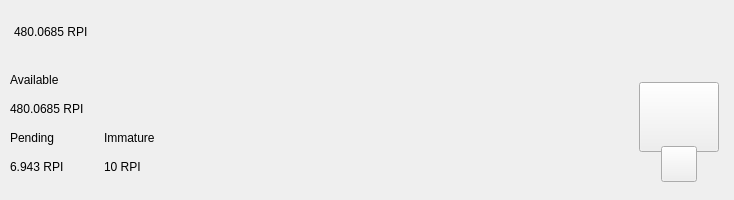
<?xml version="1.0" encoding="UTF-8"?>
<ui version="4.0">
 <class>TopBar</class>
 <widget class="QWidget" name="TopBar">
  <property name="geometry">
   <rect>
    <x>0</x>
    <y>0</y>
    <width>734</width>
    <height>200</height>
   </rect>
  </property>
  <property name="minimumSize">
   <size>
    <width>0</width>
    <height>200</height>
   </size>
  </property>
  <property name="maximumSize">
   <size>
    <width>16777215</width>
    <height>200</height>
   </size>
  </property>
  <property name="windowTitle">
   <string>Form</string>
  </property>
  <layout class="QVBoxLayout" name="verticalLayout_10" stretch="0">
   <property name="spacing">
    <number>0</number>
   </property>
   <property name="leftMargin">
    <number>0</number>
   </property>
   <property name="topMargin">
    <number>0</number>
   </property>
   <property name="rightMargin">
    <number>0</number>
   </property>
   <property name="bottomMargin">
    <number>0</number>
   </property>
   <item>
    <widget class="PFBorderImage" name="containerTop">
     <layout class="QVBoxLayout" name="verticalLayout_11">
      <property name="spacing">
       <number>0</number>
      </property>
      <property name="leftMargin">
       <number>0</number>
      </property>
      <property name="topMargin">
       <number>0</number>
      </property>
      <property name="rightMargin">
       <number>0</number>
      </property>
      <property name="bottomMargin">
       <number>0</number>
      </property>
      <item>
       <widget class="QWidget" name="top_container_2" native="true">
        <property name="minimumSize">
         <size>
          <width>0</width>
          <height>65</height>
         </size>
        </property>
        <layout class="QHBoxLayout" name="top_container">
         <property name="spacing">
          <number>0</number>
         </property>
         <property name="leftMargin">
          <number>14</number>
         </property>
         <property name="topMargin">
          <number>0</number>
         </property>
         <property name="rightMargin">
          <number>14</number>
         </property>
         <property name="bottomMargin">
          <number>0</number>
         </property>
         <item alignment="Qt::AlignVCenter">
          <widget class="QWidget" name="widgetTopAmount" native="true">
           <property name="sizePolicy">
            <sizepolicy hsizetype="Preferred" vsizetype="Maximum">
             <horstretch>0</horstretch>
             <verstretch>0</verstretch>
            </sizepolicy>
           </property>
           <layout class="QHBoxLayout" name="horizontalLayout_5">
            <property name="spacing">
             <number>0</number>
            </property>
            <property name="leftMargin">
             <number>0</number>
            </property>
            <property name="topMargin">
             <number>0</number>
            </property>
            <property name="rightMargin">
             <number>0</number>
            </property>
            <property name="bottomMargin">
             <number>0</number>
            </property>
            <item alignment="Qt::AlignTop">
             <widget class="QLabel" name="labelAmountTopRpi">
              <property name="minimumSize">
               <size>
                <width>0</width>
                <height>36</height>
               </size>
              </property>
              <property name="styleSheet">
               <string notr="true">padding:0px;margin:0px;</string>
              </property>
              <property name="text">
               <string notr="true">480.0685 RPI</string>
              </property>
             </widget>
            </item>
           </layout>
          </widget>
         </item>
         <item>
          <spacer name="horizontalSpacer">
           <property name="orientation">
            <enum>Qt::Horizontal</enum>
           </property>
           <property name="sizeHint" stdset="0">
            <size>
             <width>40</width>
             <height>20</height>
            </size>
           </property>
          </spacer>
         </item>
         <item>
          <layout class="QHBoxLayout" name="horizontalLayout_4">
           <property name="spacing">
            <number>12</number>
           </property>
           <property name="rightMargin">
            <number>0</number>
           </property>
           <item alignment="Qt::AlignRight">
            <widget class="QWidget" name="layoutSync" native="true">
             <property name="minimumSize">
              <size>
               <width>0</width>
               <height>36</height>
              </size>
             </property>
             <property name="maximumSize">
              <size>
               <width>16777215</width>
               <height>36</height>
              </size>
             </property>
             <layout class="QVBoxLayout" name="verticalLayout_9">
              <property name="leftMargin">
               <number>0</number>
              </property>
              <property name="topMargin">
               <number>0</number>
              </property>
              <property name="rightMargin">
               <number>0</number>
              </property>
              <property name="bottomMargin">
               <number>0</number>
              </property>
              <item>
               <widget class="ExpandableButton" name="pushButtonSync" native="true">
                <property name="minimumSize">
                 <size>
                  <width>36</width>
                  <height>36</height>
                 </size>
                </property>
                <property name="maximumSize">
                 <size>
                  <width>16777215</width>
                  <height>36</height>
                 </size>
                </property>
               </widget>
              </item>
             </layout>
            </widget>
           </item>
           <item>
            <widget class="ExpandableButton" name="pushButtonHDUpgrade" native="true">
             <property name="minimumSize">
              <size>
               <width>36</width>
               <height>36</height>
              </size>
             </property>
            </widget>
           </item>
           <item>
            <widget class="ExpandableButton" name="pushButtonStack" native="true">
             <property name="minimumSize">
              <size>
               <width>36</width>
               <height>36</height>
              </size>
             </property>
            </widget>
           </item>
           <item>
            <widget class="ExpandableButton" name="pushButtonColdStaking" native="true">
             <property name="minimumSize">
              <size>
               <width>36</width>
               <height>36</height>
              </size>
             </property>
            </widget>
           </item>
           <item>
            <widget class="ExpandableButton" name="pushButtonConnection" native="true">
             <property name="minimumSize">
              <size>
               <width>36</width>
               <height>36</height>
              </size>
             </property>
            </widget>
           </item>
           <item>
            <widget class="ExpandableButton" name="pushButtonTor" native="true">
             <property name="minimumSize">
              <size>
               <width>36</width>
               <height>36</height>
              </size>
             </property>
            </widget>
           </item>
           <item>
            <widget class="ExpandableButton" name="pushButtonLock" native="true">
             <property name="sizePolicy">
              <sizepolicy hsizetype="Expanding" vsizetype="Expanding">
               <horstretch>0</horstretch>
               <verstretch>0</verstretch>
              </sizepolicy>
             </property>
             <property name="minimumSize">
              <size>
               <width>36</width>
               <height>0</height>
              </size>
             </property>
            </widget>
           </item>
           <item>
            <widget class="ExpandableButton" name="pushButtonTheme" native="true">
             <property name="minimumSize">
              <size>
               <width>36</width>
               <height>36</height>
              </size>
             </property>
             <property name="maximumSize">
              <size>
               <width>16777215</width>
               <height>36</height>
              </size>
             </property>
            </widget>
           </item>
           <item>
            <widget class="ExpandableButton" name="pushButtonFAQ" native="true">
             <property name="minimumSize">
              <size>
               <width>36</width>
               <height>36</height>
              </size>
             </property>
            </widget>
           </item>
          </layout>
         </item>
        </layout>
       </widget>
      </item>
      <item>
       <widget class="QWidget" name="bottom_container" native="true">
        <property name="minimumSize">
         <size>
          <width>0</width>
          <height>135</height>
         </size>
        </property>
        <layout class="QHBoxLayout" name="botton_container">
         <property name="leftMargin">
          <number>10</number>
         </property>
         <property name="topMargin">
          <number>0</number>
         </property>
         <property name="rightMargin">
          <number>10</number>
         </property>
         <property name="bottomMargin">
          <number>10</number>
         </property>
         <item>
          <layout class="QHBoxLayout" name="horizontalLayout_3">
           <property name="bottomMargin">
            <number>9</number>
           </property>
           <item>
            <layout class="QVBoxLayout" name="verticalLayout_7">
             <property name="spacing">
              <number>0</number>
             </property>
             <property name="leftMargin">
              <number>0</number>
             </property>
             <property name="rightMargin">
              <number>30</number>
             </property>
             <item>
              <layout class="QVBoxLayout" name="verticalLayout_2">
               <item>
                <widget class="QLabel" name="labelTitle1">
                 <property name="text">
                  <string>Available</string>
                 </property>
                </widget>
               </item>
               <item>
                <widget class="QLabel" name="labelAmountRpi">
                 <property name="text">
                  <string notr="true">480.0685 RPI</string>
                 </property>
                </widget>
               </item>
              </layout>
             </item>
             <item>
              <layout class="QHBoxLayout" name="horizontalLayout_2">
               <property name="spacing">
                <number>0</number>
               </property>
               <item>
                <layout class="QVBoxLayout" name="verticalLayout_3">
                 <item>
                  <widget class="QLabel" name="labelTitle3">
                   <property name="text">
                    <string>Pending</string>
                   </property>
                  </widget>
                 </item>
                 <item>
                  <widget class="QLabel" name="labelPendingRpi">
                   <property name="text">
                    <string notr="true">6.943 RPI</string>
                   </property>
                  </widget>
                 </item>
                </layout>
               </item>
               <item>
                <spacer name="horizontalSpacer_3">
                 <property name="orientation">
                  <enum>Qt::Horizontal</enum>
                 </property>
                 <property name="sizeType">
                  <enum>QSizePolicy::Fixed</enum>
                 </property>
                 <property name="sizeHint" stdset="0">
                  <size>
                   <width>40</width>
                   <height>20</height>
                  </size>
                 </property>
                </spacer>
               </item>
               <item>
                <layout class="QVBoxLayout" name="verticalLayout_4">
                 <item>
                  <widget class="QLabel" name="labelTitle4">
                   <property name="text">
                    <string>Immature</string>
                   </property>
                  </widget>
                 </item>
                 <item>
                  <widget class="QLabel" name="labelImmatureRpi">
                   <property name="text">
                    <string notr="true">10 RPI</string>
                   </property>
                  </widget>
                 </item>
                </layout>
               </item>
              </layout>
             </item>
            </layout>
           </item>
          </layout>
         </item>
         <item>
          <spacer name="horizontalSpacer_2">
           <property name="orientation">
            <enum>Qt::Horizontal</enum>
           </property>
           <property name="sizeHint" stdset="0">
            <size>
             <width>40</width>
             <height>20</height>
            </size>
           </property>
          </spacer>
         </item>
         <item alignment="Qt::AlignHCenter|Qt::AlignVCenter">
          <widget class="QWidget" name="qrContainer" native="true">
           <property name="sizePolicy">
            <sizepolicy hsizetype="Preferred" vsizetype="Minimum">
             <horstretch>0</horstretch>
             <verstretch>0</verstretch>
            </sizepolicy>
           </property>
           <property name="minimumSize">
            <size>
             <width>90</width>
             <height>110</height>
            </size>
           </property>
           <property name="maximumSize">
            <size>
             <width>90</width>
             <height>110</height>
            </size>
           </property>
           <layout class="QVBoxLayout" name="containerQR">
            <property name="spacing">
             <number>0</number>
            </property>
            <property name="leftMargin">
             <number>5</number>
            </property>
            <property name="topMargin">
             <number>10</number>
            </property>
            <property name="rightMargin">
             <number>5</number>
            </property>
            <property name="bottomMargin">
             <number>0</number>
            </property>
            <item>
             <widget class="QPushButton" name="btnQr">
              <property name="minimumSize">
               <size>
                <width>70</width>
                <height>70</height>
               </size>
              </property>
              <property name="maximumSize">
               <size>
                <width>16777215</width>
                <height>70</height>
               </size>
              </property>
              <property name="focusPolicy">
               <enum>Qt::NoFocus</enum>
              </property>
              <property name="text">
               <string/>
              </property>
              <property name="iconSize">
               <size>
                <width>70</width>
                <height>70</height>
               </size>
              </property>
             </widget>
            </item>
            <item>
             <spacer name="verticalSpacer">
              <property name="orientation">
               <enum>Qt::Vertical</enum>
              </property>
              <property name="sizeType">
               <enum>QSizePolicy::Fixed</enum>
              </property>
              <property name="sizeHint" stdset="0">
               <size>
                <width>20</width>
                <height>20</height>
               </size>
              </property>
             </spacer>
            </item>
            <item alignment="Qt::AlignHCenter|Qt::AlignBottom">
             <widget class="QPushButton" name="pushButtonQR">
              <property name="minimumSize">
               <size>
                <width>36</width>
                <height>36</height>
               </size>
              </property>
              <property name="maximumSize">
               <size>
                <width>36</width>
                <height>36</height>
               </size>
              </property>
              <property name="focusPolicy">
               <enum>Qt::NoFocus</enum>
              </property>
              <property name="text">
               <string/>
              </property>
             </widget>
            </item>
           </layout>
          </widget>
         </item>
        </layout>
       </widget>
      </item>
     </layout>
    </widget>
   </item>
  </layout>
 </widget>
 <customwidgets>
  <customwidget>
   <class>ExpandableButton</class>
   <extends>QWidget</extends>
   <header>qt/rpicoin/expandablebutton.h</header>
   <container>1</container>
  </customwidget>
  <customwidget>
   <class>PFBorderImage</class>
   <extends>QFrame</extends>
   <header>qt/rpicoin/pfborderimage.h</header>
   <container>1</container>
  </customwidget>
 </customwidgets>
 <resources/>
 <connections/>
</ui>
